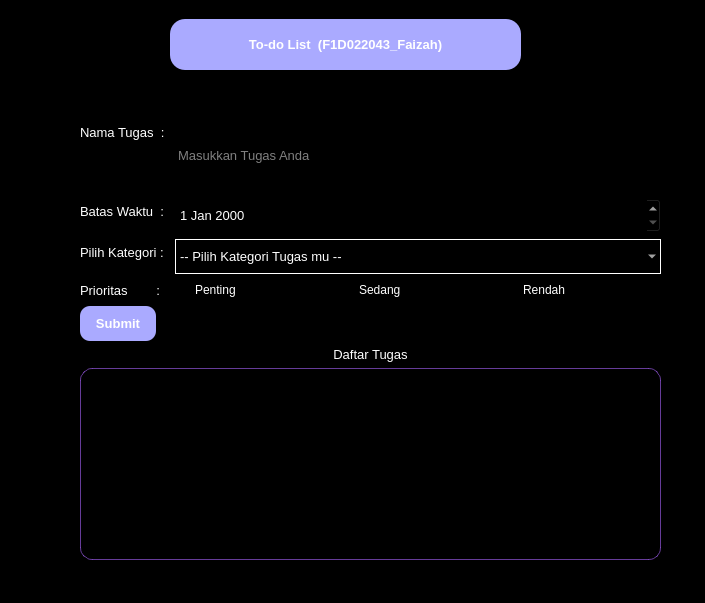
<?xml version="1.0" encoding="UTF-8"?>
<ui version="4.0">
 <class>MainWindow</class>
 <widget class="QMainWindow" name="MainWindow">
  <property name="geometry">
   <rect>
    <x>0</x>
    <y>0</y>
    <width>705</width>
    <height>603</height>
   </rect>
  </property>
  <property name="minimumSize">
   <size>
    <width>30</width>
    <height>20</height>
   </size>
  </property>
  <property name="windowTitle">
   <string>MainWindow</string>
  </property>
  <property name="styleSheet">
   <string notr="true">background-color: black;</string>
  </property>
  <widget class="QWidget" name="centralwidget">
   <widget class="QWidget" name="horizontalLayoutWidget">
    <property name="geometry">
     <rect>
      <x>170</x>
      <y>0</y>
      <width>351</width>
      <height>51</height>
     </rect>
    </property>
    <layout class="QHBoxLayout" name="horizontalLayout">
     <item>
      <widget class="QLabel" name="nama_nim">
       <property name="font">
        <font>
         <family>Arial</family>
         <pointsize>10</pointsize>
         <weight>75</weight>
         <bold>true</bold>
        </font>
       </property>
       <property name="styleSheet">
        <string notr="true">background-color: rgb(170, 85, 255);
background-color: rgb(170, 170, 255);
border-radius: 15px;
color: white;
</string>
       </property>
       <property name="text">
        <string>To-do List  (F1D022043_Faizah)</string>
       </property>
       <property name="alignment">
        <set>Qt::AlignCenter</set>
       </property>
      </widget>
     </item>
    </layout>
   </widget>
   <widget class="QWidget" name="verticalLayoutWidget">
    <property name="geometry">
     <rect>
      <x>80</x>
      <y>100</y>
      <width>581</width>
      <height>441</height>
     </rect>
    </property>
    <layout class="QVBoxLayout" name="verticalLayout">
     <item>
      <layout class="QFormLayout" name="formLayout">
       <item row="0" column="1">
        <widget class="QLineEdit" name="lineEditTugas">
         <property name="sizePolicy">
          <sizepolicy hsizetype="Expanding" vsizetype="Expanding">
           <horstretch>0</horstretch>
           <verstretch>0</verstretch>
          </sizepolicy>
         </property>
         <property name="minimumSize">
          <size>
           <width>30</width>
           <height>35</height>
          </size>
         </property>
         <property name="sizeIncrement">
          <size>
           <width>50</width>
           <height>20</height>
          </size>
         </property>
         <property name="baseSize">
          <size>
           <width>50</width>
           <height>27</height>
          </size>
         </property>
         <property name="styleSheet">
          <string notr="true">border-color: rgb(255, 255, 255);
color: white;
font-size: 10pt;
</string>
         </property>
         <property name="text">
          <string/>
         </property>
         <property name="placeholderText">
          <string>Masukkan Tugas Anda</string>
         </property>
        </widget>
       </item>
       <item row="1" column="0">
        <widget class="QLabel" name="labelDeadline">
         <property name="styleSheet">
          <string notr="true">color: white;
font-size: 10pt;
</string>
         </property>
         <property name="text">
          <string>Batas Waktu  : </string>
         </property>
        </widget>
       </item>
       <item row="1" column="1">
        <widget class="QDateEdit" name="dateEditDeadline">
         <property name="minimumSize">
          <size>
           <width>30</width>
           <height>35</height>
          </size>
         </property>
         <property name="styleSheet">
          <string notr="true">color:white;
font-size: 10pt;</string>
         </property>
        </widget>
       </item>
       <item row="2" column="0">
        <widget class="QLabel" name="labelKategori">
         <property name="styleSheet">
          <string notr="true">color: rgb(255, 255, 255);
font-size: 10pt;</string>
         </property>
         <property name="text">
          <string>Pilih Kategori : </string>
         </property>
        </widget>
       </item>
       <item row="2" column="1">
        <widget class="QComboBox" name="comboBoxKategori">
         <property name="minimumSize">
          <size>
           <width>30</width>
           <height>35</height>
          </size>
         </property>
         <property name="styleSheet">
          <string notr="true">color: white;
font-size: 10pt;
border: 1px solid white;
</string>
         </property>
         <property name="currentText">
          <string>-- Pilih Kategori Tugas mu --</string>
         </property>
         <property name="currentIndex">
          <number>0</number>
         </property>
         <item>
          <property name="text">
           <string>-- Pilih Kategori Tugas mu --</string>
          </property>
         </item>
         <item>
          <property name="text">
           <string>Pribadi</string>
          </property>
         </item>
         <item>
          <property name="text">
           <string>Kuliah</string>
          </property>
         </item>
         <item>
          <property name="text">
           <string>Pekerjaan</string>
          </property>
         </item>
        </widget>
       </item>
       <item row="3" column="0">
        <widget class="QLabel" name="labelPrioritas">
         <property name="styleSheet">
          <string notr="true">color: white;
font-size : 10pt;</string>
         </property>
         <property name="text">
          <string>Prioritas        :</string>
         </property>
        </widget>
       </item>
       <item row="3" column="1">
        <layout class="QHBoxLayout" name="horizontalLayout_3">
         <item>
          <widget class="QRadioButton" name="radioButtonPenting">
           <property name="styleSheet">
            <string notr="true">color: white;
font-size: 10 pt;


</string>
           </property>
           <property name="text">
            <string>Penting</string>
           </property>
          </widget>
         </item>
         <item>
          <widget class="QRadioButton" name="radioButtonSedang">
           <property name="styleSheet">
            <string notr="true">color: white;
font-size: 10 pt;</string>
           </property>
           <property name="text">
            <string>Sedang</string>
           </property>
          </widget>
         </item>
         <item>
          <widget class="QRadioButton" name="radioButtonRendah">
           <property name="styleSheet">
            <string notr="true">color: white;
font-size: 10 pt;</string>
           </property>
           <property name="text">
            <string>Rendah</string>
           </property>
          </widget>
         </item>
        </layout>
       </item>
       <item row="0" column="0">
        <widget class="QLabel" name="labelTugas">
         <property name="styleSheet">
          <string notr="true">color: rgb(255, 255, 255);
font-size: 10pt;
</string>
         </property>
         <property name="text">
          <string>Nama Tugas  : </string>
         </property>
        </widget>
       </item>
       <item row="6" column="0" colspan="2">
        <widget class="QListWidget" name="listWidgetTugas">
         <property name="font">
          <font>
           <pointsize>10</pointsize>
          </font>
         </property>
         <property name="styleSheet">
          <string notr="true">QListWidget {
    color: white;
background-color: qlineargradient(
        spread:pad, x1:0, y1:0, x2:1, y2:0,
        stop:0 rgba(170, 170, 255, 255),
        stop:1 rgba(255, 255, 255, 255)
    );
border: 1px solid rgba(170, 100, 255, 0.6);  
border-radius: 12px;
box-shadow: 0 0 10px rgba(170, 100, 255, 0.3); 

}

QListWidget::item {
    padding: 15px;
    font-size: 14px;
}
</string>
         </property>
         <property name="alternatingRowColors">
          <bool>false</bool>
         </property>
         <property name="spacing">
          <number>3</number>
         </property>
        </widget>
       </item>
       <item row="5" column="0" colspan="2">
        <widget class="QLabel" name="labelDaftarTugas">
         <property name="styleSheet">
          <string notr="true">color:white;
font-size: 10pt;</string>
         </property>
         <property name="text">
          <string>Daftar Tugas</string>
         </property>
         <property name="alignment">
          <set>Qt::AlignCenter</set>
         </property>
        </widget>
       </item>
       <item row="4" column="0">
        <widget class="QPushButton" name="submitButton">
         <property name="minimumSize">
          <size>
           <width>30</width>
           <height>20</height>
          </size>
         </property>
         <property name="styleSheet">
          <string notr="true">color:white;
background-color: rgb(170, 170, 255);
font-size:10pt;
font-weight: bold;
padding: 10px 15px;
border-radius: 10px;
</string>
         </property>
         <property name="text">
          <string>Submit</string>
         </property>
         <property name="autoRepeat">
          <bool>true</bool>
         </property>
        </widget>
       </item>
      </layout>
     </item>
    </layout>
   </widget>
  </widget>
  <widget class="QMenuBar" name="menubar">
   <property name="geometry">
    <rect>
     <x>0</x>
     <y>0</y>
     <width>705</width>
     <height>26</height>
    </rect>
   </property>
   <widget class="QMenu" name="menuTugas">
    <property name="title">
     <string>Tugas</string>
    </property>
   </widget>
   <widget class="QMenu" name="menuBantuan">
    <property name="title">
     <string>Bantuan</string>
    </property>
   </widget>
   <addaction name="menuTugas"/>
   <addaction name="menuBantuan"/>
  </widget>
  <widget class="QStatusBar" name="statusbar"/>
 </widget>
 <resources/>
 <connections/>
</ui>
